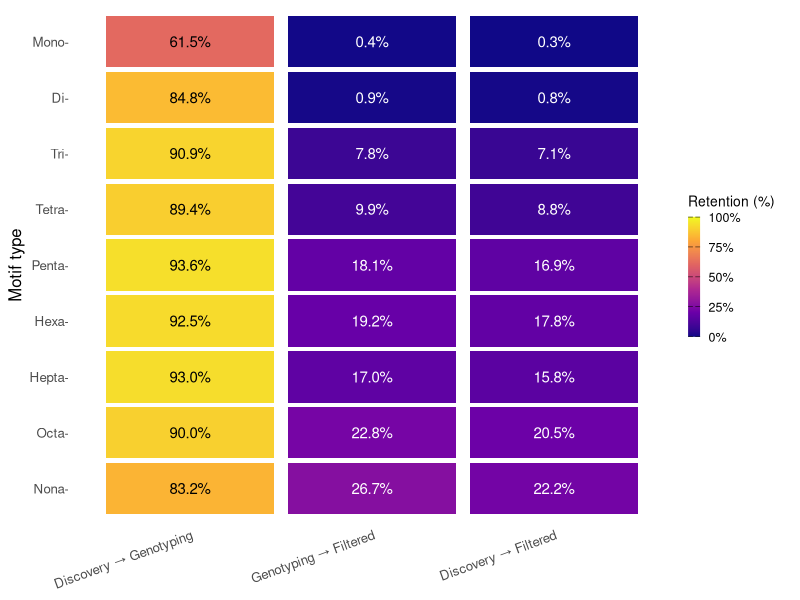
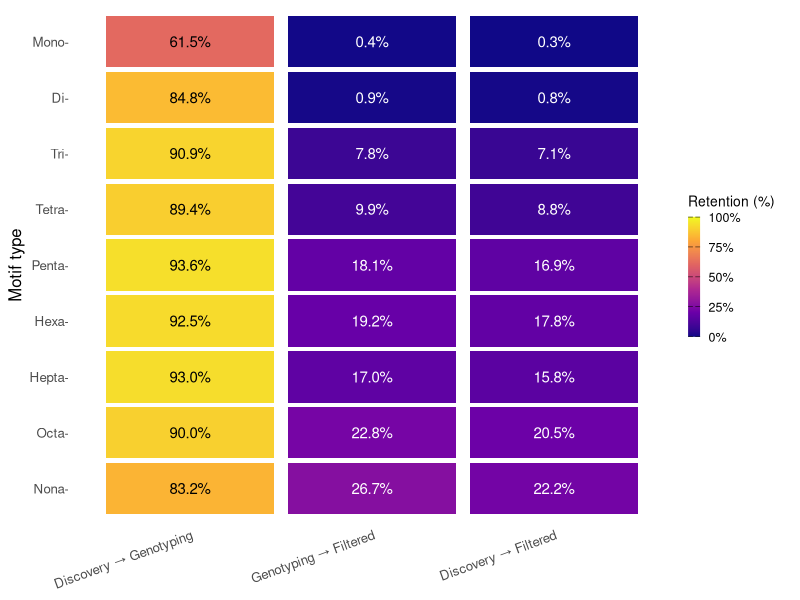

These figures' R source, in order:
## ---- chunk 1
library(ggplot2)
library(viridis)    
library(tidyr)
library(dplyr)
## ---- chunk 2
ret <- data.frame(
  Motif = factor(c("Mono-","Di-","Tri-","Tetra-","Penta-",
                   "Hexa-","Hepta-","Octa-","Nona-"),
                 levels = rev(c("Mono-","Di-","Tri-","Tetra-","Penta-",
                                "Hexa-","Hepta-","Octa-","Nona-"))),
  D1_D2 = c(61.5,84.8,90.9,89.4,93.6,92.5,93.0,90.0,83.2),
  D2_D3 = c(0.44,0.90,7.79,9.90,18.1,19.2,17.0,22.8,26.7),
  D1_D3 = c(0.27,0.77,7.08,8.85,16.9,17.8,15.8,20.5,22.2)
)
## ---- chunk 3
ret_long <- ret %>%
  pivot_longer(cols = starts_with("D"),
               names_to = "Comparison",
               values_to = "Retention") %>%
  mutate(
    Comparison = recode(Comparison,
                        D1_D2 = "Discovery → Genotyping",
                        D2_D3 = "Genotyping → Filtered",
                        D1_D3 = "Discovery → Filtered"),
    Comparison = factor(Comparison, levels = c("Discovery → Genotyping",
                                              "Genotyping → Filtered",
                                              "Discovery → Filtered"))
  ) %>%
  mutate(
    label = sprintf("%.1f%%", Retention),
    label_col = ifelse(Retention > 50, "black", "white")
  )
## ---- chunk 4
p <- ggplot(ret_long, aes(x = Comparison, y = Motif, fill = Retention)) +
  geom_tile(width = 0.92, height = 0.92, color = NA) +
  geom_text(aes(label = label, color = label_col),
            size = 3.8, show.legend = FALSE) +
  scale_color_identity() +
  scale_fill_viridis_c(
    option = "C",
    direction = 1,          # agora cores quentes representam valores mais altos
    limits = c(0, 100),
    breaks = seq(0, 100, 25),
    labels = function(x) paste0(x, "%"),
    name = "Retention (%)"
  ) +
  labs(x = NULL, y = "Motif type") +
  theme_minimal(base_size = 12) +
  theme(
    axis.text.x = element_text(angle = 20, hjust = 1, vjust = 1),
    axis.text.y = element_text(margin = margin(r = 6)),
    panel.grid = element_blank(),
    axis.ticks = element_blank(),
    legend.position = "right",
    legend.title = element_text(size = 10),
    legend.text = element_text(size = 9),
    plot.margin = margin(t = 6, r = 12, b = 6, l = 6)
  ) +
  guides(fill = guide_colorbar(
    barwidth = 0.6, barheight = 6,
    ticks = TRUE, ticks.colour = "black"
  ))

print(p)
## ---- chunk 5
ggsave("heatmap_retention_600dpi.png", p, width = 6.5, height = 4.0, dpi = 600)
